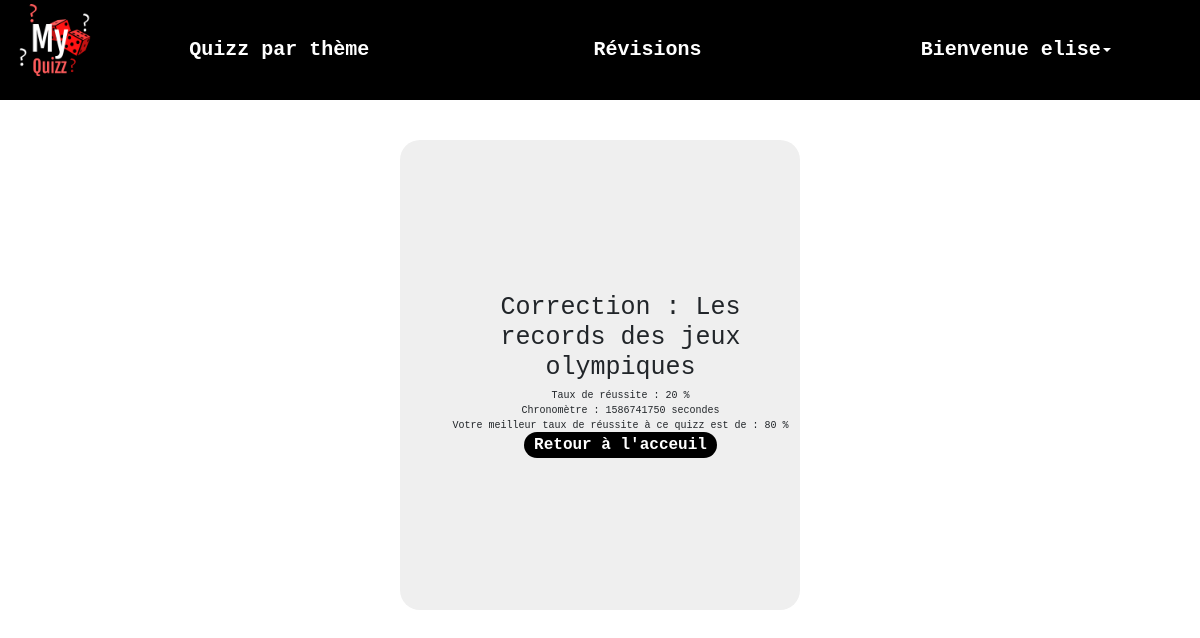
/resultat.php?id=14 (signed in), run on the app's committed database.
### tables this page shows
CREATE TABLE `quiz` (
  `quiz_id` int(11) NOT NULL,
  `quiz_nom` varchar(255) NOT NULL,
  `nbquestions` int(11) NOT NULL DEFAULT 10,
  `datecreation` datetime NOT NULL DEFAULT current_timestamp(),
  `theme_id` int(11) NOT NULL,
  `createur` varchar(255) NOT NULL
);

CREATE TABLE `partie` (
  `part_id` int(11) NOT NULL,
  `ut_id` int(11) NOT NULL,
  `quiz_id` int(11) NOT NULL,
  `part_date` date NOT NULL DEFAULT current_timestamp(),
  `quiz_niveau` varchar(255) NOT NULL,
  `part_score` decimal(11,3) NOT NULL,
  `part_temps` varchar(255) NOT NULL
);

### includes/function.php (called while the page is built, shortened)
<?php
function getDb() {
    try{
		return new PDO("mysql:host=localhost;dbname=myquizz;charset=utf8", 'root', '', array(PDO::ATTR_ERRMODE => PDO::ERRMODE_EXCEPTION));
    }
    catch(PDOException $e){
        echo "Erreur : " . $e->getMessage();
    }
}
?>

### resultat.php (the view, shortened to what this page needs)
<?php
	require_once "includes/function.php";
	$quizId = $_GET['id'];
	$stmt = getDb()->prepare('select * from quiz where quiz_id=?');
	$stmt->execute(array($quizId));
	$quizs = $stmt->fetch();
	$quizNom=$quizs['quiz_nom'];
	$stmt2 = getDb()->prepare('select * from question where quiz_id=?');
	$stmt2->execute(array($quizId));
	$questions = $stmt2->fetchAll();
	$stmt4 = getDb()->prepare('select * from utilisateur where ut_nom=?');
	$stmt4->execute(array($_SESSION['login']));
	$Id = $stmt4->fetch();
	$utId = $Id['ut_id'];
?>
<html>
	<?php
		require_once "includes/head.php";
	?>
	<body>
			<?php require_once "includes/header.php"; ?>
			<div class="conteneurconex">
			<div id="connexion">
				<h1> Correction : <?=$quizNom?> </h1>
		<?php
			$score=0;
			$nbQues=0;
			foreach ($questions as $question){
				$nbQues++;
				$point=0;
				if ($question['ques_type']=="checkbox"){
					$nbVrai=$nbVrai['compteur'];
					$nbChoix=0;
					$nbBonneRep=0;
					if ($nbVrai==$nbChoix && $nbChoix==$nbBonneRep)
						$point=1;
				}
				$score=$score+$point;
			}
			$rapport_score = $score/$nbQues;
			$nbr = round($rapport_score, 3);
			echo "Taux de réussite : ".$nbr*100 .' %<br/>';
			$debut = $_POST['validation'];
			$time = time() - $debut;
			echo  "Chronomètre : ".$time." secondes<br/>";
			$resultat=getDb()->prepare("select * from partie where ut_id=? and quiz_id=? order by part_score desc limit 1");
			$resultat->execute(array($utId,$quizId));
			$parties=$resultat->fetch();
			if($parties['part_score'] == 1.000)
			{
				$resultat=getDb()->prepare("select * from partie where part_score=? order by part_temps limit 1");
				$resultat->execute(array("1.000"));
				$chrono=$resultat->fetch();
				echo "Votre meilleur taux de réussite à ce quizz est de : ".$parties['part_score']*100 .' %';
				echo '<br/>';
				echo "Avec pour chronomètre : ".$chrono['part_temps'];
			}
			else
			{
				echo "Votre meilleur taux de réussite à ce quizz est de : ".$parties['part_score']*100 .' %';
			}
			?>
			<br/><a class="option" href="page1.php">Retour à l'acceuil</a>
		</div>
		</div>
	</body>
</html>

### css/style.css (style rules this page uses)
body { width:100%; font-family : Courier New; }
.option { padding: 4px 10px; background: black; color: white; font-weight: bold; font-size: 16px; border-radius: 20px; height:2px; align-items:center; }
.conteneurconex { font-family:Courier New,'Gill Sans', 'Gill Sans MT', Calibri, 'Trebuchet MS', sans-serif; margin-left:auto; margin-right:auto; margin-top : 40px; border-radius: 20px; width : 400px; height: 470px; display: flex; align-items:center; background: #EFEFEF; }
#connexion { display: block; margin-left: 40px; padding-left:1px; text-align:center; font-family:Courier New,'Gill Sans', 'Gill Sans MT', Calibri, 'Trebuchet MS', sans-serif; }

### data on the page
quiz: quiz_nom "Les records des jeux olympiques"
partie: $parties['part_score']*100 "80"

### other printed values
$_SESSION['login'] "elise"
$nbr*100 "20"
